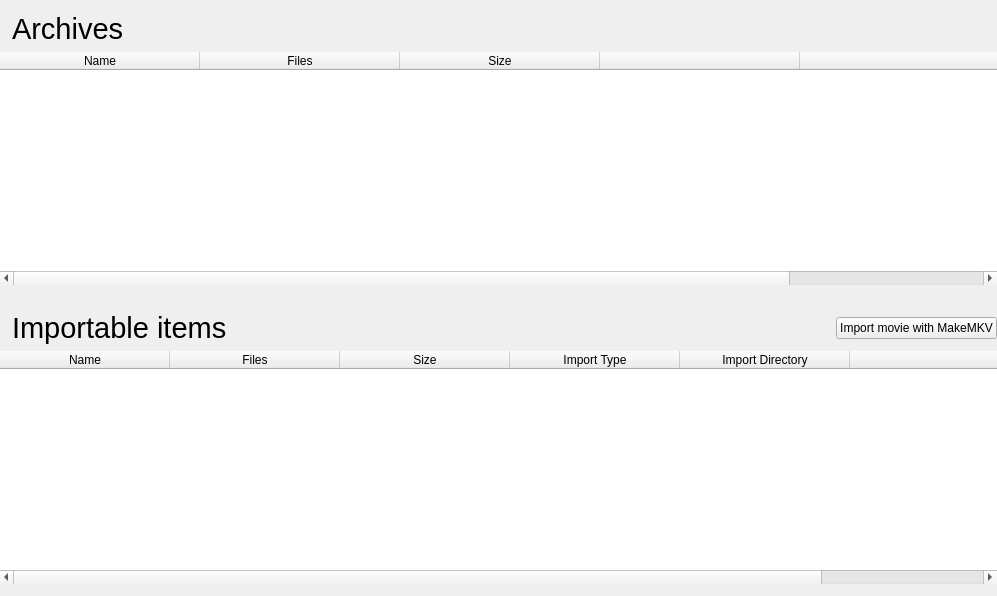
<?xml version="1.0" encoding="UTF-8"?>
<ui version="4.0">
 <class>DownloadsWidget</class>
 <widget class="QWidget" name="DownloadsWidget">
  <property name="geometry">
   <rect>
    <x>0</x>
    <y>0</y>
    <width>997</width>
    <height>596</height>
   </rect>
  </property>
  <layout class="QVBoxLayout" name="verticalLayout">
   <property name="leftMargin">
    <number>0</number>
   </property>
   <property name="topMargin">
    <number>0</number>
   </property>
   <property name="rightMargin">
    <number>0</number>
   </property>
   <property name="bottomMargin">
    <number>0</number>
   </property>
   <item>
    <widget class="QWidget" name="widget" native="true">
     <layout class="QVBoxLayout" name="verticalLayout_2">
      <property name="leftMargin">
       <number>0</number>
      </property>
      <property name="topMargin">
       <number>12</number>
      </property>
      <property name="rightMargin">
       <number>0</number>
      </property>
      <property name="bottomMargin">
       <number>12</number>
      </property>
      <item>
       <widget class="QLabel" name="labelArchives">
        <property name="font">
         <font>
          <family>Helvetica Neue</family>
          <pointsize>22</pointsize>
         </font>
        </property>
        <property name="text">
         <string>Archives</string>
        </property>
        <property name="indent">
         <number>12</number>
        </property>
       </widget>
      </item>
      <item>
       <widget class="QTableWidget" name="tablePackages">
        <property name="frameShape">
         <enum>QFrame::NoFrame</enum>
        </property>
        <property name="editTriggers">
         <set>QAbstractItemView::NoEditTriggers</set>
        </property>
        <property name="alternatingRowColors">
         <bool>true</bool>
        </property>
        <property name="selectionMode">
         <enum>QAbstractItemView::SingleSelection</enum>
        </property>
        <property name="selectionBehavior">
         <enum>QAbstractItemView::SelectRows</enum>
        </property>
        <property name="showGrid">
         <bool>false</bool>
        </property>
        <property name="sortingEnabled">
         <bool>true</bool>
        </property>
        <attribute name="horizontalHeaderVisible">
         <bool>true</bool>
        </attribute>
        <attribute name="horizontalHeaderDefaultSectionSize">
         <number>200</number>
        </attribute>
        <attribute name="verticalHeaderVisible">
         <bool>false</bool>
        </attribute>
        <column>
         <property name="text">
          <string>Name</string>
         </property>
        </column>
        <column>
         <property name="text">
          <string>Files</string>
         </property>
        </column>
        <column>
         <property name="text">
          <string>Size</string>
         </property>
        </column>
        <column>
         <property name="text">
          <string/>
         </property>
        </column>
        <column>
         <property name="text">
          <string/>
         </property>
        </column>
       </widget>
      </item>
      <item>
       <spacer name="verticalSpacer">
        <property name="orientation">
         <enum>Qt::Vertical</enum>
        </property>
        <property name="sizeType">
         <enum>QSizePolicy::Fixed</enum>
        </property>
        <property name="sizeHint" stdset="0">
         <size>
          <width>20</width>
          <height>20</height>
         </size>
        </property>
       </spacer>
      </item>
      <item>
       <layout class="QHBoxLayout" name="horizontalLayout_2">
        <item>
         <widget class="QLabel" name="labelImportable">
          <property name="font">
           <font>
            <family>Helvetica Neue</family>
            <pointsize>22</pointsize>
           </font>
          </property>
          <property name="text">
           <string>Importable items</string>
          </property>
          <property name="indent">
           <number>12</number>
          </property>
         </widget>
        </item>
        <item>
         <spacer name="horizontalSpacer">
          <property name="orientation">
           <enum>Qt::Horizontal</enum>
          </property>
          <property name="sizeHint" stdset="0">
           <size>
            <width>40</width>
            <height>20</height>
           </size>
          </property>
         </spacer>
        </item>
        <item>
         <widget class="QPushButton" name="btnImportMakeMkv">
          <property name="text">
           <string>Import movie with MakeMKV</string>
          </property>
          <property name="buttonstyle" stdset="0">
           <string notr="true">info</string>
          </property>
         </widget>
        </item>
       </layout>
      </item>
      <item>
       <widget class="QTableWidget" name="tableImports">
        <property name="frameShape">
         <enum>QFrame::NoFrame</enum>
        </property>
        <property name="editTriggers">
         <set>QAbstractItemView::NoEditTriggers</set>
        </property>
        <property name="alternatingRowColors">
         <bool>true</bool>
        </property>
        <property name="selectionMode">
         <enum>QAbstractItemView::SingleSelection</enum>
        </property>
        <property name="selectionBehavior">
         <enum>QAbstractItemView::SelectRows</enum>
        </property>
        <property name="showGrid">
         <bool>false</bool>
        </property>
        <property name="sortingEnabled">
         <bool>true</bool>
        </property>
        <attribute name="horizontalHeaderVisible">
         <bool>true</bool>
        </attribute>
        <attribute name="horizontalHeaderDefaultSectionSize">
         <number>170</number>
        </attribute>
        <attribute name="verticalHeaderVisible">
         <bool>false</bool>
        </attribute>
        <column>
         <property name="text">
          <string>Name</string>
         </property>
        </column>
        <column>
         <property name="text">
          <string>Files</string>
         </property>
        </column>
        <column>
         <property name="text">
          <string>Size</string>
         </property>
        </column>
        <column>
         <property name="text">
          <string extracomment="(e.g. movie, TV show, concert)">Import Type</string>
         </property>
         <property name="toolTip">
          <string>Type of this file.</string>
         </property>
        </column>
        <column>
         <property name="text">
          <string>Import Directory</string>
         </property>
         <property name="toolTip">
          <string>Where to store the file when importing it.</string>
         </property>
        </column>
        <column>
         <property name="text">
          <string/>
         </property>
        </column>
       </widget>
      </item>
     </layout>
    </widget>
   </item>
  </layout>
 </widget>
 <resources/>
 <connections/>
</ui>
